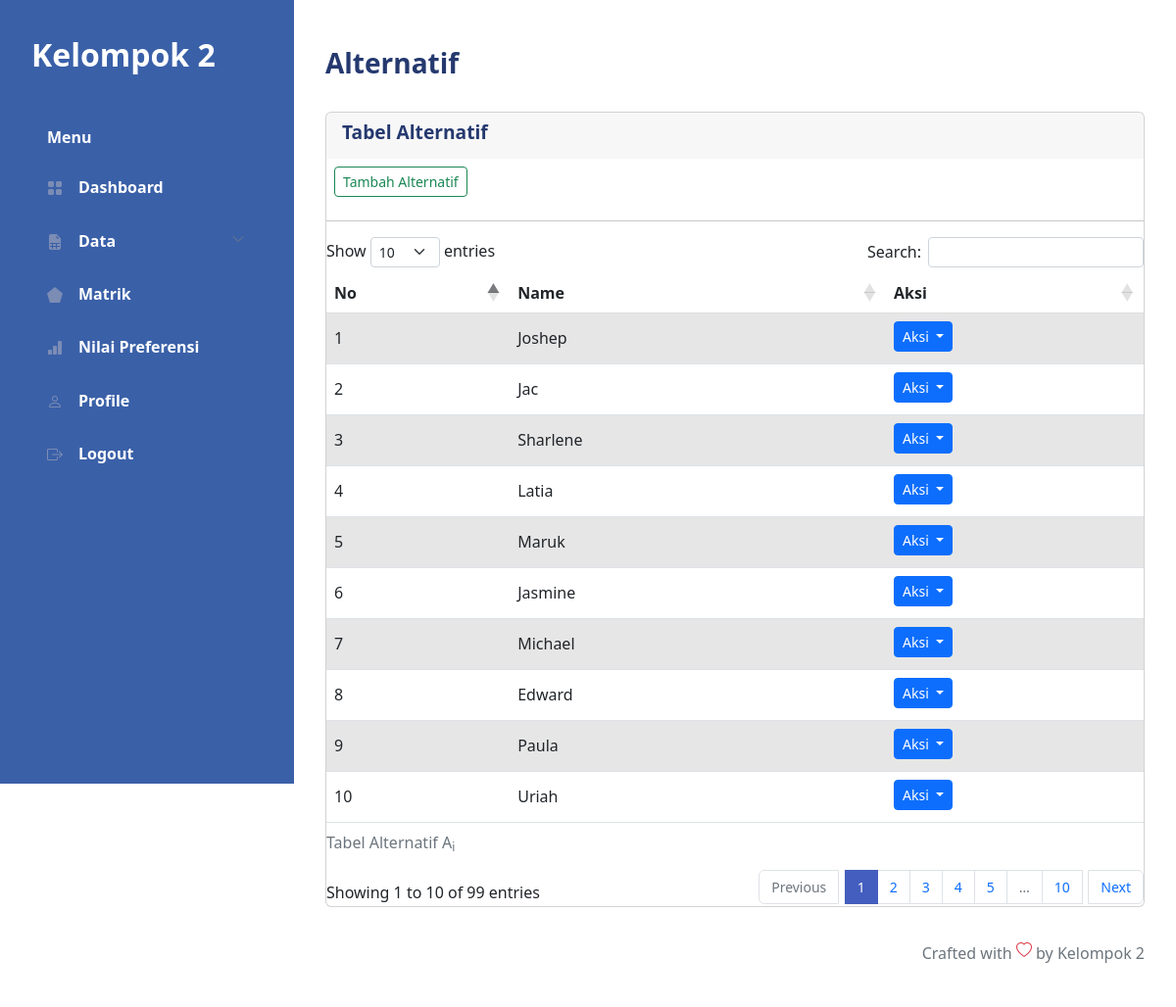
The page /alternatif.php (signed in) on the database its author committed.
### tables this page shows
CREATE TABLE `saw_alternatives` (
  `id_alternative` smallint(5) UNSIGNED NOT NULL,
  `name` varchar(30) NOT NULL
);

### alternatif.php (the view, shortened to what this page needs)
<!DOCTYPE html>
<html lang="en">
    <?php
    require "layout/head.php";
    require "include/conn.php";
    ?>
    <body>
        <div id="app">
            <?php require "layout/sidebar.php"; ?>
            <div id="main">
                <div class="page-heading">
                    <h3>Alternatif</h3>
                </div>
                <div class="page-content">
                    <section class="row">
                        <div class="col-12">
                            <div class="card">
                                <div class="card-header">
                                    <h4 class="card-title">Tabel Alternatif</h4>
                                </div>
                                <div class="card-content">
                                    <button type="button" class="btn btn-outline-success btn-sm m-2" data-bs-toggle="modal" data-bs-target="#inlineForm">
                                        Tambah Alternatif
                                    </button>
                                    <hr>
                                    <div class="table-responsive">
                                        <table id="dataTable" class="table table-striped mb-0">
                                            <caption>
                                                Tabel Alternatif A<sub>i</sub>
                                            </caption>
                                            <thead>
                                                <tr>
                                                    <th>No</th>
                                                    <th>Name</th>
                                                    <th>Aksi</th>
                                                </tr>
                                            </thead>
                                            <tbody>
                                            <?php
                                            $sql = 'SELECT id_alternative, name FROM saw_alternatives';
                                            $result = $db->query($sql);
                                            $i = 0;
                                            while ($row = $result->fetch_object()) {
                                                echo "<tr>
                                                    <td class='right'>" . (++$i) . "</td>
                                                    <td class='center'>{$row->name}</td>
                                                    <td>
                                                        <div class='btn-group mb-1'>
                                                            <div class='dropdown'>
                                                                <button class='btn btn-primary dropdown-toggle me-1 btn-sm' type='button'
                                                                    id='dropdownMenuButton' data-bs-toggle='dropdown'
                                                                    aria-haspopup='true' aria-expanded='false'>
                                                                    Aksi
                                                                </button>
                                                                <div class='dropdown-menu' aria-labelledby='dropdownMenuButton'>
                                                                    <a class='dropdown-item' href='alternatif-edit.php?id={$row->id_alternative}'>Edit</a>
                                                                    <a class='dropdown-item' href='alternatif-hapus.php?id={$row->id_alternative}'>Hapus</a>
                                                                </div>
                                                            </div>
                                                        </div>
                                                    </td>
                                                  </tr>\n";
                                            }
                                            ?>
                                            </tbody>
                                        </table>
                                    </div>
                                </div>
                            </div>
                        </div>
                    </section>
                </div>
                <?php require "layout/footer.php"; ?>
            </div>
        </div>
    </body>
</html>

### assets/css/app.css (style rules this page uses)
.btn.btn-danger, .btn.btn-info, .btn.btn-primary, .btn.btn-secondary, .btn.btn-success, .btn.btn-warning { color: #fff; }
.card { margin-bottom: 2.2rem; border: none; }
.card .card-header { border: none; }
.card .card-header h4 { font-size: 1.2rem; font-weight: 700; }
.card .card-content { position: relative; }
.card .card-title { font-size: 1.2rem; }
.dropdown-toggle:after { color: #fff; }
.dataTable-table td, .dataTable-table thead th, .table td, .table thead th { vertical-align: middle; }
.dataTable-table:not(.table-borderless) thead th, .table:not(.table-borderless) thead th { border-bottom: 1px solid #dedede !important; }
#main { margin-left: 300px; padding: 2rem; }
.page-heading { margin: 0 0 2rem; }
.page-heading h3 { font-weight: 700; }

### rows shown on the page
saw_alternatives: name "Joshep"
saw_alternatives: name "Jac"
saw_alternatives: name "Sharlene"
saw_alternatives: name "Latia"
saw_alternatives: name "Maruk"
saw_alternatives: name "Jasmine"
saw_alternatives: name "Michael"
saw_alternatives: name "Edward"
saw_alternatives: name "Paula"
saw_alternatives: name "Uriah"
